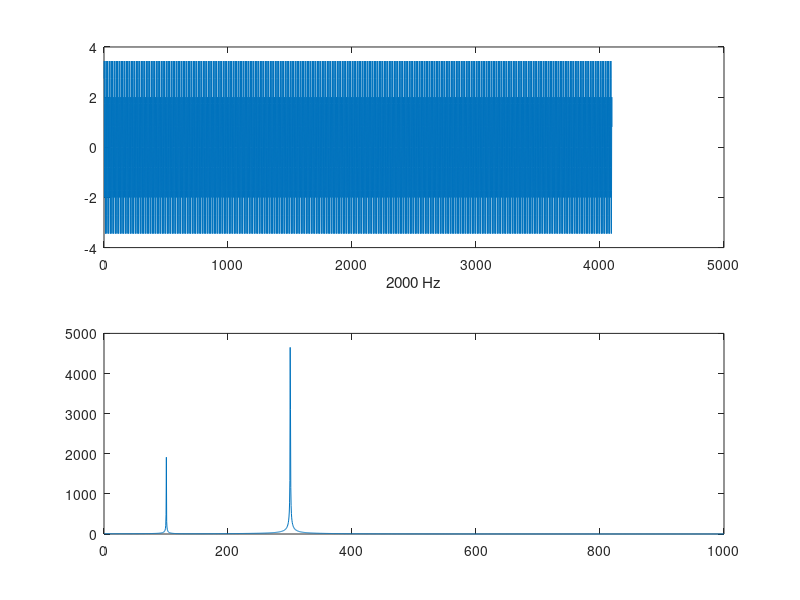
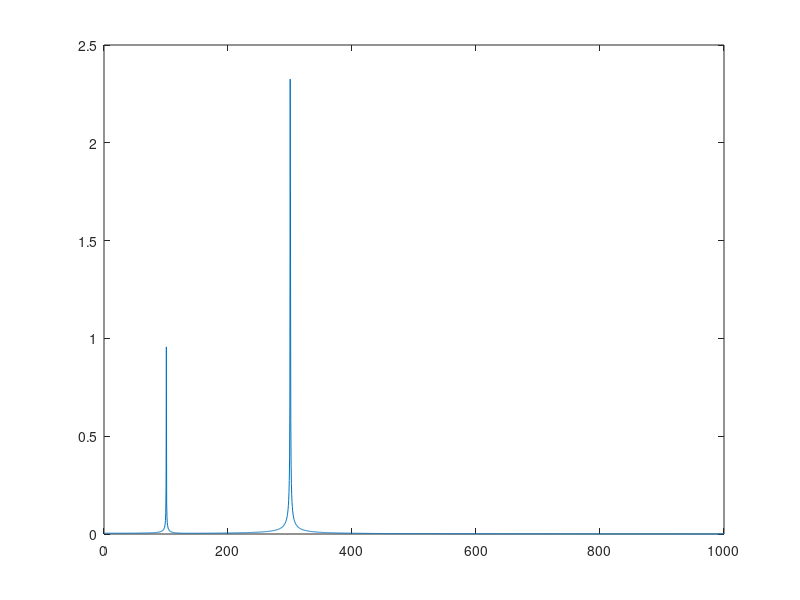

These charts were generated, in order, by the following MATLAB code:


nLenTime = 4096;
aTimeAxis = 1:1:nLenTime;
Fs = 2000;
F1= 100;
F2 = 300;

for ii = 1:1:nLenTime
    afTimeSig(ii) = 1 * sin(2 * pi * F1 * aTimeAxis(ii)/ Fs ) + 3 * 1 * sin(2 * pi * F2 * aTimeAxis(ii)/ Fs );
end

aSpectrumFreq = abs(fft(afTimeSig));

nDispLen = nLenTime/2;
fFreqNyquist = Fs/2;
fMinFreqDisp = Fs/nLenTime;
aFullFreqAxis = linspace(fMinFreqDisp, fFreqNyquist, nDispLen);

figure(1);
subplot(2,1,1);
plot(afTimeSig);
xlabel('2000 Hz');
subplot(2,1,2);
plot(aFullFreqAxis, aSpectrumFreq(1:nDispLen))

aScaleSpectrumFreq = aSpectrumFreq/Fs;
figure(2);
plot(aFullFreqAxis, aScaleSpectrumFreq(1:nDispLen))
